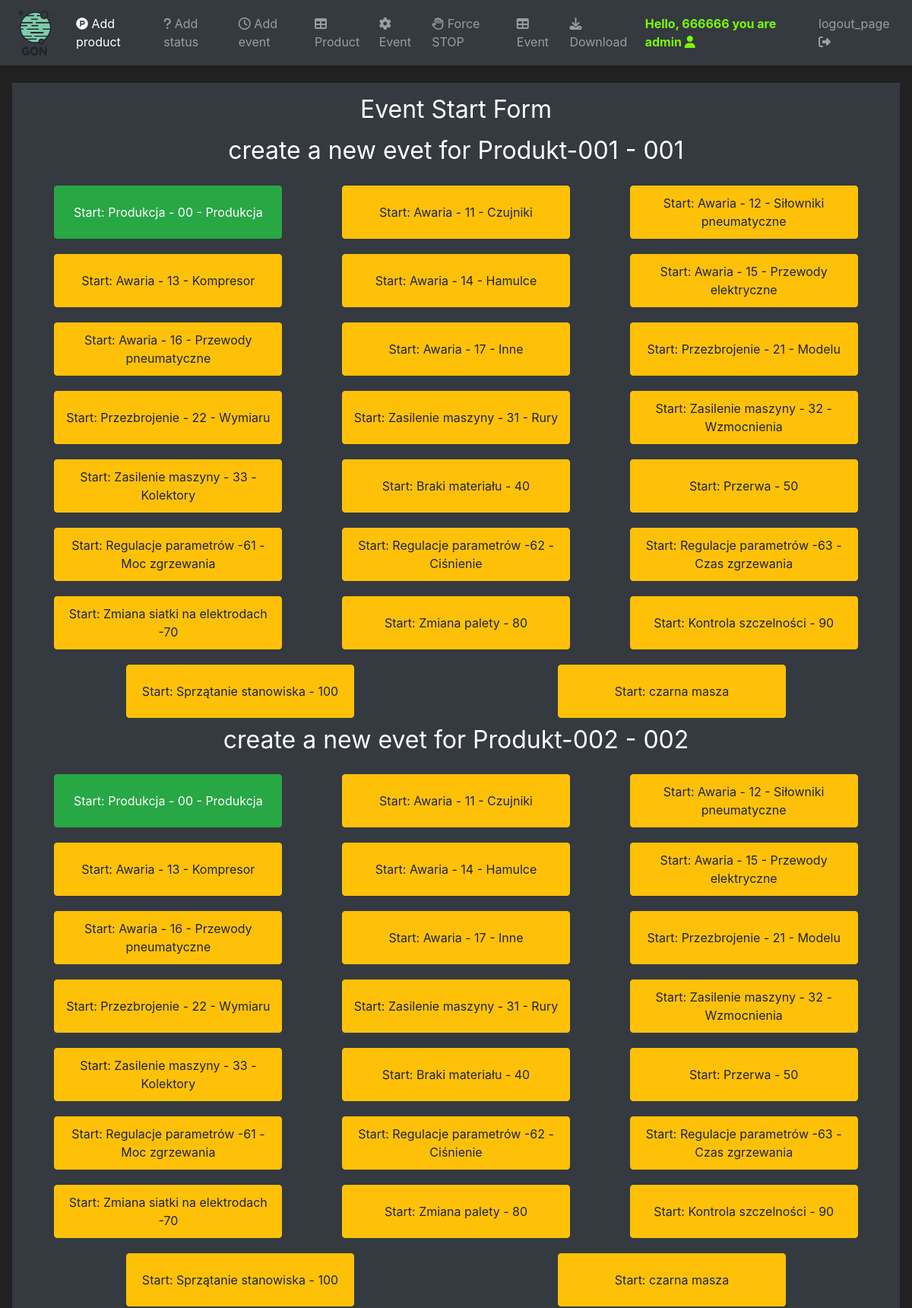
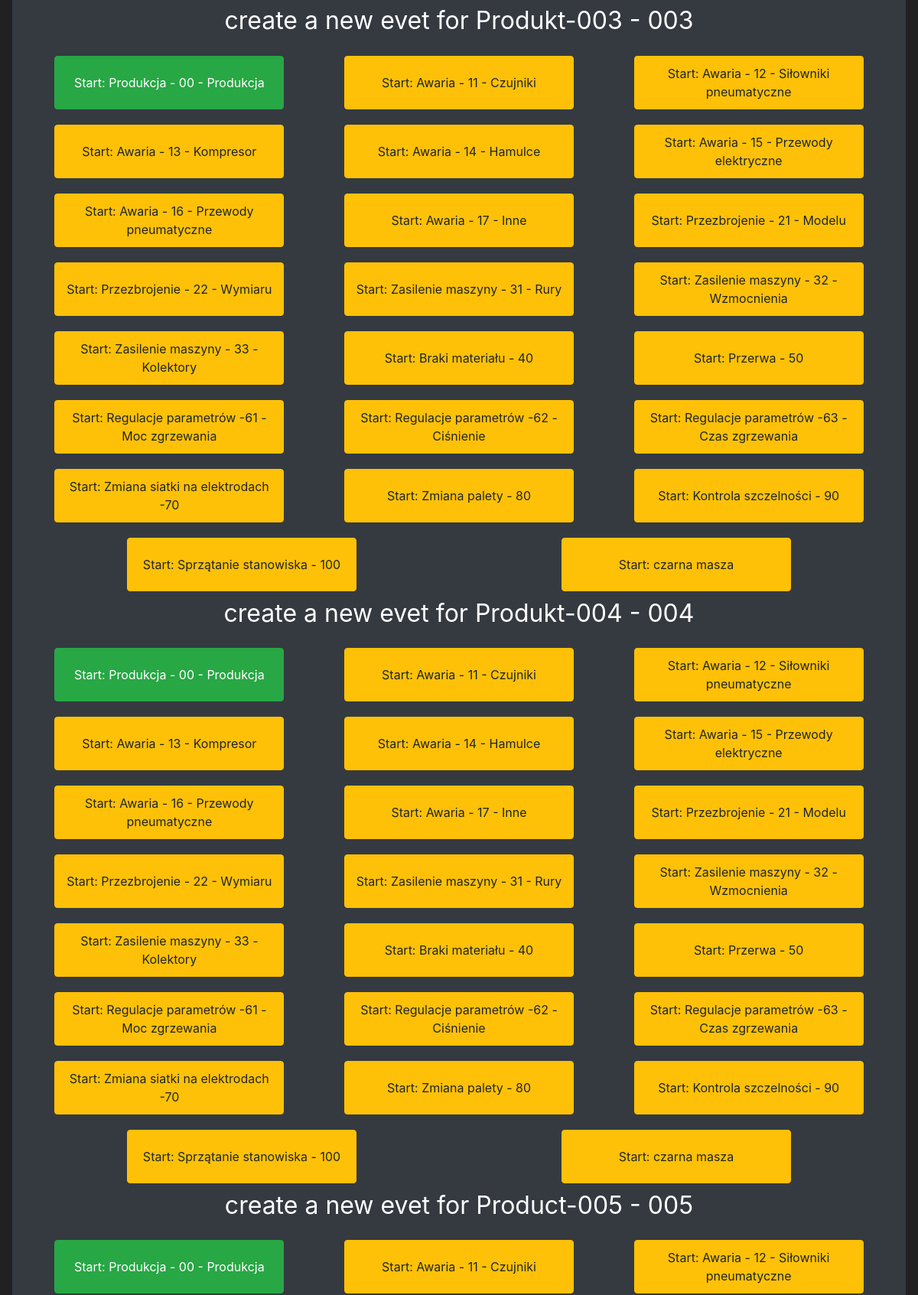
The app's page /eventStartStop (signed in, upper part) with its own data (2 pictures, top to bottom).
### mainApp/models/user.py (models this page shows, shortened)
class User(UserMixin, db.Model):
    id = db.Column(db.Integer, primary_key=True, unique=True)
    username = db.Column(db.String(100), unique=True)
    password_hash = db.Column(db.String())
    email_address = db.Column(db.String())
    role = db.Column(db.Integer)

### mainApp/models/product.py (models this page shows, shortened)
class Product(db.Model):
    id = db.Column(db.Integer, primary_key=True)
    modelCode = db.Column(db.String(20), unique=True)
    modelName = db.Column(db.String(20))
    orderStatus = db.Column(db.String(20))
    startDate = db.Column(db.Integer)
    executionDate = db.Column(db.Integer)

### mainApp/models/status.py (models this page shows, shortened)
class Status(db.Model):
    id = db.Column(db.Integer, primary_key=True)
    statusCode = db.Column(db.Integer)
    statusName = db.Column(db.String(20), unique=True)
    production = db.Column(db.String(20))

### mainApp/routes.py (the view, shortened to what this page needs)
@ app.route('/eventStartStop', methods=('GET', 'POST'))
@ login_required
def event_start_stop_page():
    eventStartForm = EventStartForm()
    eventCloseForm = EventCloseForm()
    now = datetime.today()
    now = now.timestamp()
    now = int(now)
    print(now)
    openProductList = Product.query.filter(or_(Product.orderStatus == "Open",and_(Product.orderStatus == "Auto", Product.startDate <= now, Product.executionDate >= now)))
    statusList = Status.query.all()
    openEventList = Event.query.filter(Event.endDate == None)
    return render_template('eventStartForm.html', openProductList=openProductList, statusList=statusList, openEventList=openEventList, eventStartForm=eventStartForm, eventCloseForm=eventCloseForm)

### mainApp/models/user.py (called while the page is built)
@login_manager.user_loader
def load_user(user_id):
    return User.query.get(int(user_id))

### mainApp/templates/eventStartForm.html (shortened to what this page needs)
{% extends 'base.html' %}
{% block content %}
{% set activeTask = namespace(activeTask=false) %}
{% set activeTask = namespace(activeStatus=false) %}
<div class="text-center">
    <div class="container">
        <h1 class="h2 mb-3 font-weight-normal">
            Event Start Form
        </h1>
        {% for openProduct in openProductList %}
        <h3 class="h2 mb-3 font-weight-normal">
            create a new evet for {{openProduct.modelName}} - {{ openProduct.modelCode}}
        </h3>
        <div class="row">
            {% for status in statusList %}
            {% for openEvent in openEventList %}
            {% if openEvent.idProd == openProduct.id and openEvent.idStatus == status.id%}
            {% set activeTask.activeTask = True %}
            {% endif %}
            {% endfor %}
            {% endfor %}
            {% for status in statusList %}
            {% if status.production == "Prod" and not activeTask.activeTask %}
            <div class="col text-center">
                <button class="btn btn-outline btn-success buttonFull" data-toggle="modal"
                    data-target="#Modal-Start-{{openProduct.id}}-{{status.id}}-{{current_user.id}}">Start: {{
                    status.statusName }}</button>
            </div>
            {% endif %}
            {% if status.production == "Error" and not activeTask.activeTask %}
            <div class="col text-center">
                <button class="btn btn-outline btn-warning buttonFull" data-toggle="modal"
                    data-target="#Modal-Start-{{openProduct.id}}-{{status.id}}-{{current_user.id}}">Start: {{
                    status.statusName }}</button>
            </div>
            {% endif %}
            {% set activeTask.activeStatus = False %}
            {% endfor %}
        </div>
        {% set activeTask.activeTask = False %}
        {% endfor %}
    </div>
</div>
{% endblock %}

### mainApp/templates/base.html (shortened to what this page needs)
<!doctype html>
<html lang="en">
<head>
   <link rel="stylesheet" href="https://cdn.jsdelivr.net/npm/bootstrap@4.5.3/dist/css/bootstrap.min.css"
>
   <link rel="stylesheet" href="https://cdnjs.cloudflare.com/ajax/libs/font-awesome/4.7.0/css/font-awesome.min.css">
</head>
<body>
   <nav class="navbar navbar-expand-md navbar-dark bg-dark fixed-top">
      <a class="navbar-brand" href="{{url_for('home_page')}}"><img src="/static/LogoBIG.png" alt="..." height="60"
            class="d-inline-block"></a>
      <div class="collapse navbar-collapse" id="navbarNav">
         <ul class="navbar-nav mr-auto">
            {% if current_user.role  == "admin"%}
            <li class="nav-item active">
               <a class="nav-link" href="{{url_for('product_page')}}"><i class='fa fa-product-hunt'></i> Add product</a>
            </li>
            <li class="nav-item">
               <a class="nav-link" href="{{url_for('status_page')}}"><i class='fa fa-question'></i> Add status</a>
            </li>
            <li class="nav-item">
               <a class="nav-link" href="{{url_for('event_page')}}"><i class='fa fa-clock-o'></i> Add event</a>
            </li>
            {% endif %}
            <li class="nav-item">
               <a class="nav-link" href="{{url_for('product_table_page')}}"><i class='fa fa-table'></i> Product</a>
            </li>
            <li class="nav-item">
               <a class="nav-link" href="{{url_for('event_start_stop_page')}}"><i class='fa fa-cog fa-spin'></i> Event</a>
            </li>
            <li class="nav-item">
               <a class="nav-link" href="{{url_for('event_all_stop_page')}}"><i class='fa fa-hand-paper-o'></i> Force STOP</a>
            </li>
            {% if current_user.role  == "admin"%}
            <li class="nav-item">
               <a class="nav-link" href="{{url_for('event_table_page')}}"><i class='fa fa-table'></i> Event</a>
            </li>
            <li class="nav-item">
               <a class="nav-link" href="{{url_for('download_report_page')}}"><i class="fa fa-download"></i> Download</a>
            </li>
            {% endif %}
         </ul>
         {% if current_user.is_authenticated %}
         <ul class="navbar-nav">
            <li class="nav-item">
               <a class="nav-link" style="color: lawngreen; font-weight: bold" href="#">Hello, {{current_user.username}} you are {{ current_user.role }} <i class='fa fa-user'></i></a>
            </li>
            <li class="nav-item">
               <a class="nav-link" href="{{url_for('logout_page')}}">logout_page <i class='fa fa-sign-out'></i></a>
            </li>
         </ul>
         {% endif %}
      </div>
   </nav>
   <br>
   <div class="position-relative overflow-hidden p-3 p-md-3 m-md-3 text-center bg-dark" style="color:white">
      {% block content %}
      {% endblock %}
   </div>
</body>
</html>

### mainApp/templates/base.html (style rules this page uses)
body { background-color: #212121; color: white }
.buttonFull { width: 300px !important; height: 70px !important; margin: 10px; }

### records on screen
User: username "666666", role "admin"
Product: modelName "Produkt-001", modelCode "001"
Status: statusName "Produkcja - 00 - Produkcja"
Status: statusName "Awaria - 11 - Czujniki"
Status: statusName "Awaria - 12 - Siłowniki pneumatyczne"
Status: statusName "Awaria - 13 - Kompresor"
Status: statusName "Awaria - 14 - Hamulce"
Status: statusName "Awaria - 15 - Przewody elektryczne"
Status: statusName "Awaria - 16 - Przewody pneumatyczne"
Status: statusName "Awaria - 17 - Inne"
Status: statusName "Przezbrojenie - 21 - Modelu"
Status: statusName "Przezbrojenie - 22 - Wymiaru"
Status: statusName "Zasilenie maszyny - 31 - Rury"
Status: statusName "Zasilenie maszyny - 32 - Wzmocnienia"
Status: statusName "Zasilenie maszyny - 33 - Kolektory"
Status: statusName "Braki materiału - 40"
Status: statusName "Przerwa - 50"
Status: statusName "Regulacje parametrów -61 - Moc zgrzewania"
Status: statusName "Regulacje parametrów -62 - Ciśnienie"
Status: statusName "Regulacje parametrów -63 - Czas zgrzewania"
Status: statusName "Zmiana siatki na elektrodach -70"
Status: statusName "Zmiana palety - 80"
Status: statusName "Kontrola szczelności - 90"
Status: statusName "Sprzątanie stanowiska - 100"
Status: statusName "czarna masza"
Product: modelName "Produkt-002", modelCode "002"
Product: modelName "Produkt-003", modelCode "003"
Product: modelName "Produkt-004", modelCode "004"
